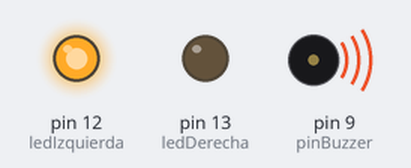
Bench run of a sketch on a simulated Arduino Uno, built with avr-gcc and run on an emulated ATmega328P. Parts: output pins drawn as LEDs (lit = HIGH), buzzer (waves = sounding).

Above: at 0.2 s.
At 2.2 s:
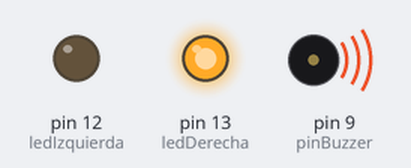
Timing chart, 0 to 3.0 s (numbered marks = the images above):
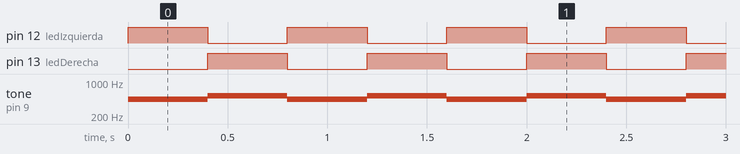

The sketch:

copy_of_sirena_ambulancia_con_luz1.ino
```cpp
const int pinBuzzer = 9;
const int ledIzquierda = 12;
const int ledDerecha = 13;
const int tiempo = 400; //milisegundos

void setup()
{
  pinMode(ledIzquierda, OUTPUT);
  pinMode(ledDerecha, OUTPUT);
}

void loop()
{
  //generar tono de 440Hz durante 1000 ms
  tone(pinBuzzer, 440);
  digitalWrite(ledIzquierda, HIGH);
  digitalWrite(ledDerecha, LOW);
  delay(tiempo);

  //detener tono durante 500ms
  // noTone(pinBuzzer);
  // delay(500);

  //generar tono de 523Hz durante 500ms, y detenerlo durante 500ms.
  tone(pinBuzzer, 523);
  digitalWrite(ledDerecha, HIGH);
  digitalWrite(ledIzquierda, LOW);
  delay(tiempo);
}
```

Measured:
- by itself, pin 12 (ledIzquierda), pin 13 (ledDerecha): alternates HIGH for 0.40 s and LOW for 0.40 s
- by itself, tone on pin 9 (pinBuzzer): alternates 523 Hz for 0.40 s and 440 Hz for 0.40 s
